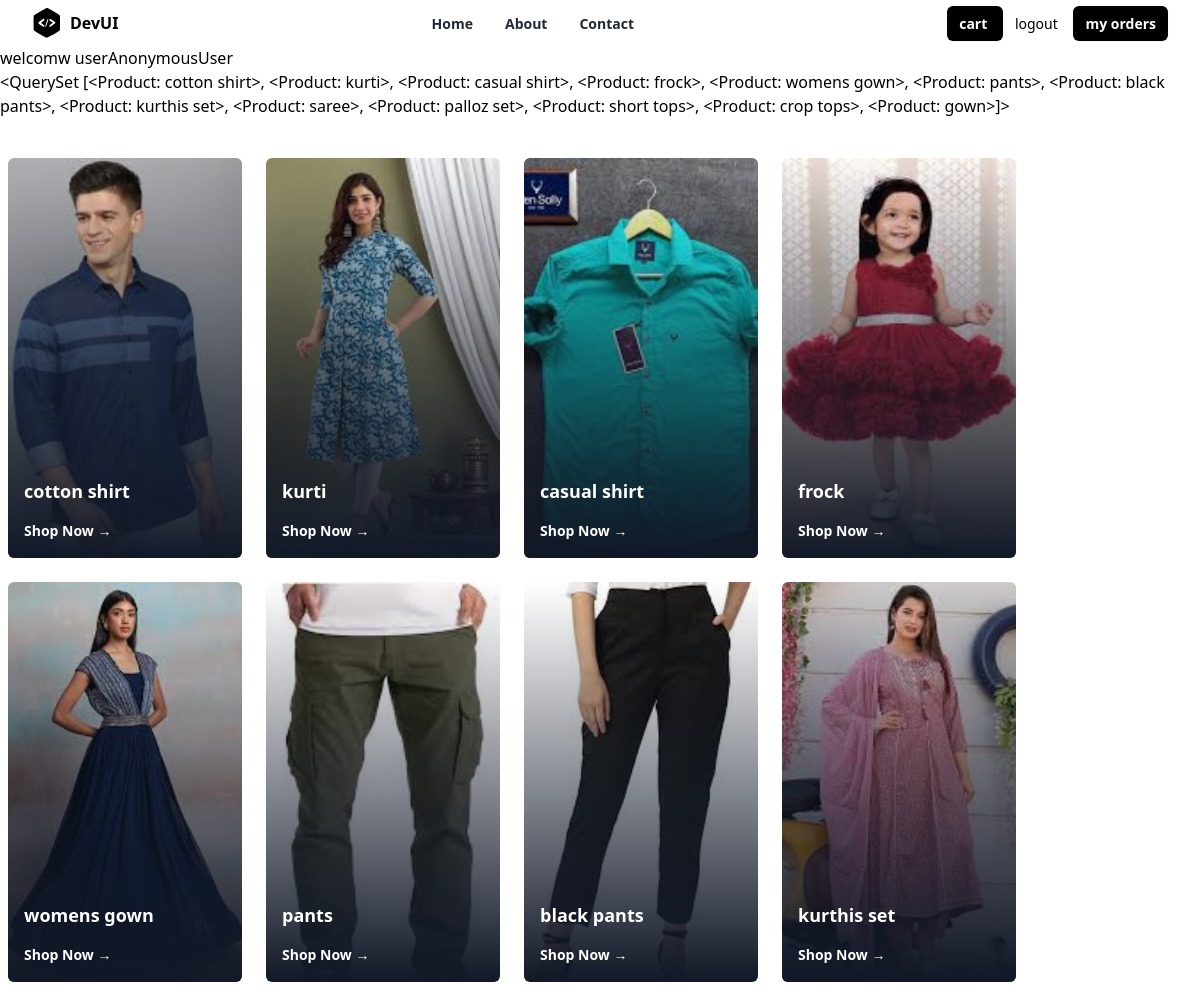
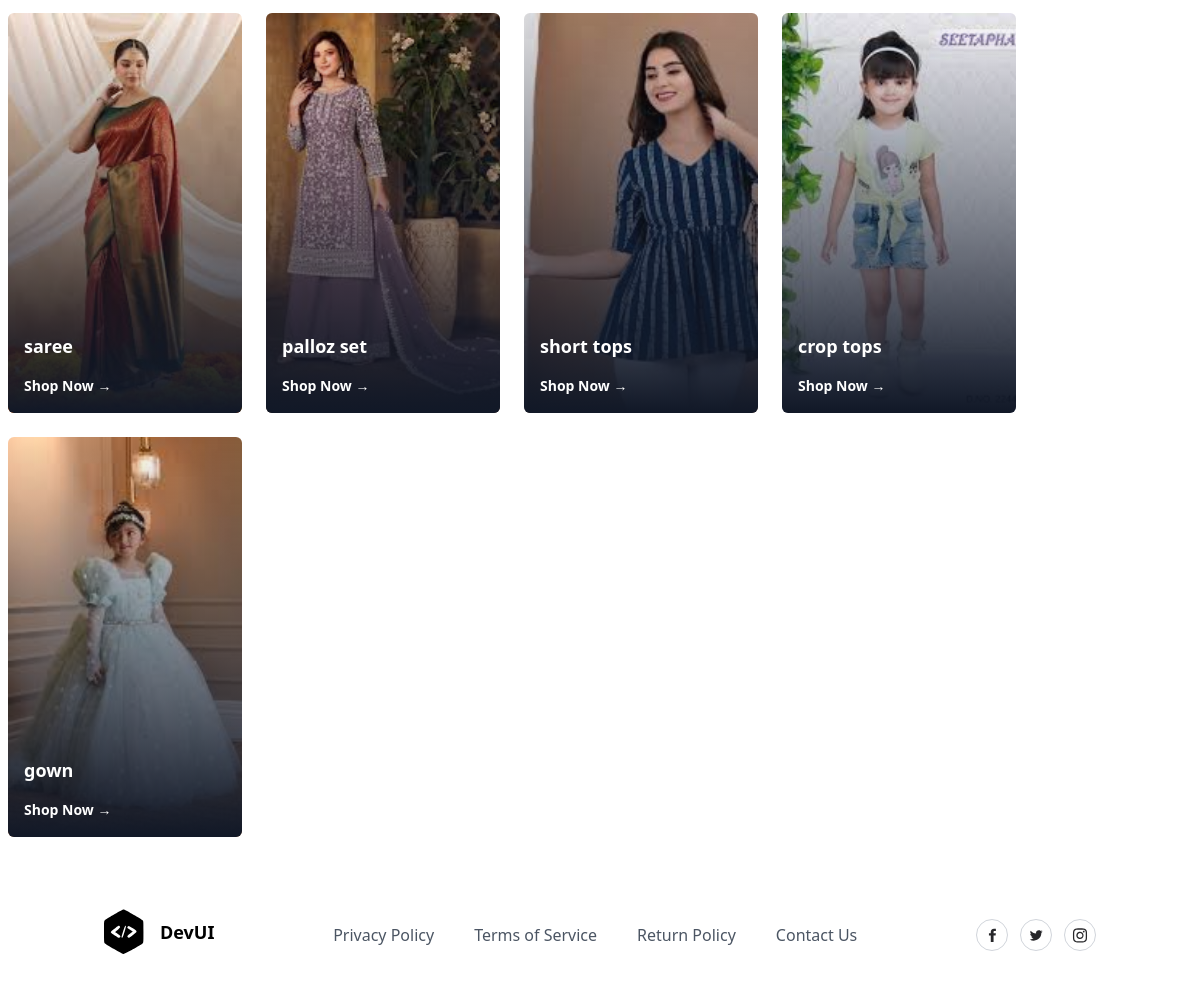
The app's page /index/ with its own data (2 pictures, top to bottom).
### store/models.py (models this page shows)
class Product(models.Model):
    title=models.CharField(max_length=200)
    description=models.TextField(null=True,blank=True)
    price=models.PositiveIntegerField()
    image=models.ImageField(upload_to="productimages",null=True,default="product_images/default.jpg")
    size_object=models.ManyToManyField(Size)
    brand_object=models.ForeignKey(Brand,on_delete=models.CASCADE)
    category_object=models.ForeignKey(Category,on_delete=models.CASCADE)
    tag_object=models.ManyToManyField(Tag)
    created_date=models.DateTimeField(auto_now_add=True)
    updated_at=models.DateTimeField(auto_now=True)
    is_active=models.BooleanField(default=True)
    def __str__(self):
        return self.title

### store/views.py (the view)
# urls.py: path("index/",views.IndexView.as_view(),name="index"),
class IndexView(View):
    def get(self,request,*args,**kwargs):
        qs=Product.objects.all()
        return render(request,"index.html",{"data":qs})

### store/templates/index.html (shortened to what this page needs)
{%extends "base.html"%}
{%block main_block%}
    <h1>welcomw user{{request.user}}</h1>
        {{data}}
    <div class="container">
        <div class="mx-auto grid w-full max-w-7xl items-center space-y-4 px-2 py-10 md:grid-cols-2 md:gap-6 md:space-y-0 lg:grid-cols-4">
           {%for p in data%}
           <div class="relative aspect-[16/9]  w-auto rounded-md md:aspect-auto md:h-[400px]">
            <img
              src="{{p.image.url}}"
              alt="AirMax Pro"
              class="z-0 h-full w-full rounded-md object-cover"
            />
            <div class="absolute inset-0 rounded-md bg-gradient-to-t from-gray-900 to-transparent"></div>
            <div class="absolute bottom-4 left-4 text-left">
              <h1 class="text-lg font-semibold text-white">{{p.title}}</h1>
              <a href="{%url 'details' p.id%}" class="mt-2 inline-flex cursor-pointer items-center text-sm font-semibold text-white">
                Shop Now →
              </a>
            </div>
          </div>
           {%endfor%}
          </div>
    </div>
{%endblock%}

### store/templates/base.html (shortened to what this page needs)
<!DOCTYPE html>
<html lang="en">
<head>
    <script src="https://cdn.tailwindcss.com"></script>
</head>
<body>
    <div class="relative w-full bg-white">
        <div class="mx-auto flex max-w-7xl items-center justify-between px-4 py-2 sm:px-6 lg:px-8">
          <div class="inline-flex items-center space-x-2">
            <span>
            </span>
            <span class="font-bold">DevUI</span>
          </div>
          <div class="hidden lg:block">
            <ul class="inline-flex space-x-8">
              <li>
                <a
                  href="#"
                  class="text-sm font-semibold text-gray-800 hover:text-gray-900"
                >
                  Home
                </a>
              </li>
              <li>
                <a
                  href="#"
                  class="text-sm font-semibold text-gray-800 hover:text-gray-900"
                >
                  About
                </a>
              </li>
              <li>
                <a
                  href="#"
                  class="text-sm font-semibold text-gray-800 hover:text-gray-900"
                >
                  Contact
                </a>
              </li>
            </ul>
          </div>
          <div class="hidden lg:block">
            <a href="{%url 'cart-summary'%}"
              class="rounded-md bg-black px-3 py-2 text-sm font-semibold text-white shadow-sm hover:bg-black/80 focus-visible:outline focus-visible:outline-2 focus-visible:outline-offset-2 focus-visible:outline-black"
            >
              cart
            </a>
            <a href="{%url 'signout'%}"
              class="rounded-md bg-blue px-3 py-2 text-sm "
            >
              logout
            </a>
            <a href="{%url 'order-summary'%}"
              class="rounded-md bg-black px-3 py-2 text-sm font-semibold text-white shadow-sm hover:bg-black/80 focus-visible:outline focus-visible:outline-2 focus-visible:outline-offset-2 focus-visible:outline-black"
            >
              my orders
            </a>
          </div>
        </div>
      </div>
    {%block main_block%}
    {%endblock%}
    <section class="relative overflow-hidden bg-white py-8">
        <div class="container relative z-10 mx-auto px-4">
          <div class="-m-8 flex flex-wrap items-center justify-between">
            <div class="w-auto p-8">
              <a href="#">
                <div class="inline-flex items-center">
                  <span class="ml-4 text-lg font-bold">DevUI</span>
                </div>
              </a>
            </div>
            <div class="w-auto p-8">
              <ul class="-m-5 flex flex-wrap items-center">
                <li class="p-5">
                  <a class="font-medium text-gray-600 hover:text-gray-700" href="#">
                    Privacy Policy
                  </a>
                </li>
                <li class="p-5">
                  <a class="font-medium text-gray-600 hover:text-gray-700" href="#">
                    Terms of Service
                  </a>
                </li>
                <li class="p-5">
                  <a class="font-medium text-gray-600 hover:text-gray-700" href="#">
                    Return Policy
                  </a>
                </li>
                <li class="p-5">
                  <a class="font-medium text-gray-600 hover:text-gray-700" href="#">
                    Contact Us
                  </a>
                </li>
              </ul>
            </div>
            <div class="w-auto p-8">
              <div class="-m-1.5 flex flex-wrap">
                <div class="w-auto p-1.5">
                  <a href="#">
                    <div class="flex h-8 w-8 items-center justify-center rounded-full border border-gray-300 hover:border-gray-400">
                    </div>
                  </a>
                </div>
                <div class="w-auto p-1.5">
                  <a href="#">
                    <div class="flex h-8 w-8 items-center justify-center rounded-full border border-gray-300 hover:border-gray-400">
                    </div>
                  </a>
                </div>
                <div class="w-auto p-1.5">
                  <a href="#">
                    <div class="flex h-8 w-8 items-center justify-center rounded-full border border-gray-300 hover:border-gray-400">
                    </div>
                  </a>
                </div>
              </div>
            </div>
          </div>
        </div>
      </section>
</body>
</html>

### records on screen
Product: title.title "<QuerySet [<Product: cotton shirt>, <Product: kurti>, <Product: casual shirt>, <Product: frock>, <Product: womens gown>, <Product: pants>, <Product: black pants>, <Product: kurthis set>, <Product: saree>, <Product: palloz set>, <Product: short tops>, <Product: crop tops>, <Product: gown>]>", image (picture), title "cotton shirt"
Product: image (picture), title "kurti"
Product: image (picture), title "casual shirt"
Product: image (picture), title "frock"
Product: image (picture), title "womens gown"
Product: image (picture), title "pants"
Product: image (picture), title "black pants"
Product: image (picture), title "kurthis set"
Product: image (picture), title "saree"
Product: image (picture), title "palloz set"
Product: image (picture), title "short tops"
Product: image (picture), title "crop tops"
Product: image (picture), title "gown"

### other values on screen
{{ request.user }} "AnonymousUser"
